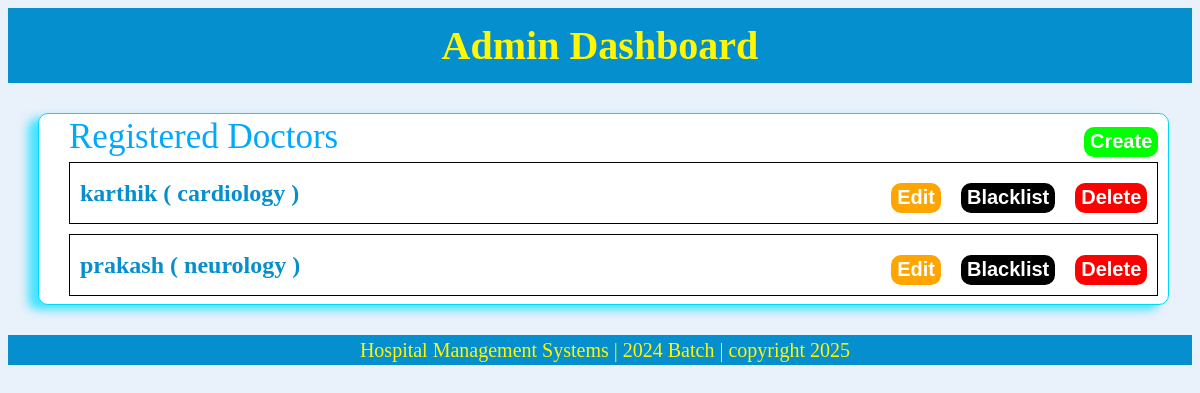
/admin_dashboard/all_doctors, run on an earlier commit of the app's database.
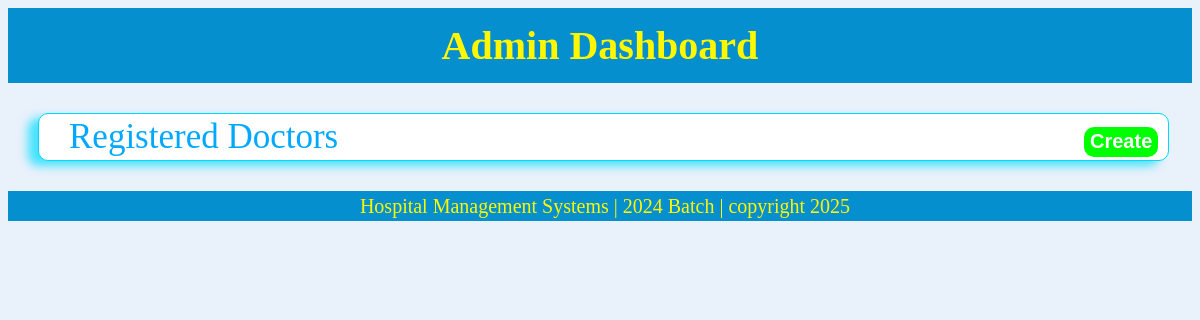
And on a later commit of the database.
### app.py (models this page shows)
class User(db.Model):
    __tablename__ = 'user'
    user_id = db.Column(db.Integer, autoincrement = True, primary_key = True)
    user_name = db.Column(db.String, nullable = False)
    user_email = db.Column(db.String, nullable = False)
    user_password = db.Column(db.String, nullable = False)
    user_role = db.Column(db.String, default = "patient")
    doctor_specialization = db.Column(db.Integer, db.ForeignKey('departments.department_id'), nullable = True)
    blacklist = db.Column(db.Boolean, default = False)
    department = db.relationship("Department", back_populates = "doctors")
    appointment_patient = db.relationship("Appointments", foreign_keys = "Appointments.patient_id", back_populates = "patients")
    appointment_doctor = db.relationship("Appointments", foreign_keys = "Appointments.doctor_id", back_populates = "doctors")
    available = db.relationship("Availability", back_populates = "doctor_availability")
    patient_treatment = db.relationship("Treatment", foreign_keys = "Treatment.patient_id", back_populates = "treatment_patient")
    doctor_treatment =  db.relationship("Treatment", foreign_keys = "Treatment.doctor_id", back_populates = "treatment_doctor")

class Department(db.Model):
    __tablename__ = 'departments'
    department_id = db.Column(db.Integer, autoincrement = True, primary_key = True)
    department_name = db.Column(db.String, nullable = False)
    description = db.Column(db.Text)
    doctors_registered = db.Column(db.String, unique = True)
    doctors= db.relationship("User", back_populates = "department")

### app.py (the view)
@app.route("/admin_dashboard/all_doctors", methods = ["GET","POST"])
def All_Doctors():
    doctors = User.query.filter_by(user_role = "doctor").all()
    return render_template("all_doctors.html", doctors = doctors)

### templates/all_doctors.html (shortened to what this page needs)
<!DOCTYPE html>
<html lang="en">
<head>
</head>
<body>
    <a href="/admin_dashboard" class = "name" >
        Admin Dashboard
    </a>
    <div class = "boxes" style="font-size: 35px; flex-direction: column; align-items: flex-start;">
        <div style="width: 100%; display: flex; justify-content: space-between; align-items: center; margin-left: 10px;">
            <span>Registered Doctors</span>
            <form action="/admin_dashboard/create" method="get">
                <button class = "box" style="color: white; background-color: rgb(0, 255, 0);">Create</button>
            </form>
        </div>
        {% for doctor in doctors %}
        <div class="doctors">
            <div style=" border: 1px solid black; width: 100%;padding: 10px;display: flex;justify-content: space-between;align-items: center;">
                {% if doctor.blacklist %}
                <span class="doctor_name">{{ doctor.user_name }} ( {{ doctor.department.department_name}} )<p style="color: red; margin: 0px;font-size: 10px;"> blacklisted </p></span>
                {% else %}
                <span class="doctor_name">{{ doctor.user_name }} ( {{ doctor.department.department_name}} )</span>
                {% endif %}
                <div class="rows">
                    <form action="/admin_dashboard/doctor/all_edit/{{ doctor.user_id }}" method="get">
                        <button class="box" style="color: white; background-color: orange; ">Edit</button>
                    </form>
                    {% if doctor.blacklist %}
                    <form action="/admin_dashboard/doctor/blacklist/all_doctors/{{ doctor.user_id }}" method="post">
                        <button class="box" style="color: white; background-color: black">Allowlist</button>
                    </form>
                    {% else %}
                     <form action="/admin_dashboard/doctor/blacklist/all_doctors/{{ doctor.user_id }}" method="post">
                        <button class="box" style="color: white; background-color: black">Blacklist</button>
                    </form>
                    {% endif %}
                    <form action="/admin_dashboard/doctor/delete/all_doctors/{{ doctor.user_id }}" method="post">
                        <button class="box" style="color: white; background-color: red">Delete</button>
                    </form>
                </div>
            </div>
        </div>
        {% endfor %}
    </div>
    <footer class = "footer">
        Hospital Management Systems | 2024 Batch | copyright 2025
    </footer>
</body>
</html>

What changed in the data, as far as the page shows it:
removed User: user_name "karthik", department.department_name "cardiology"
removed User: user_name "prakash", department.department_name "neurology"
